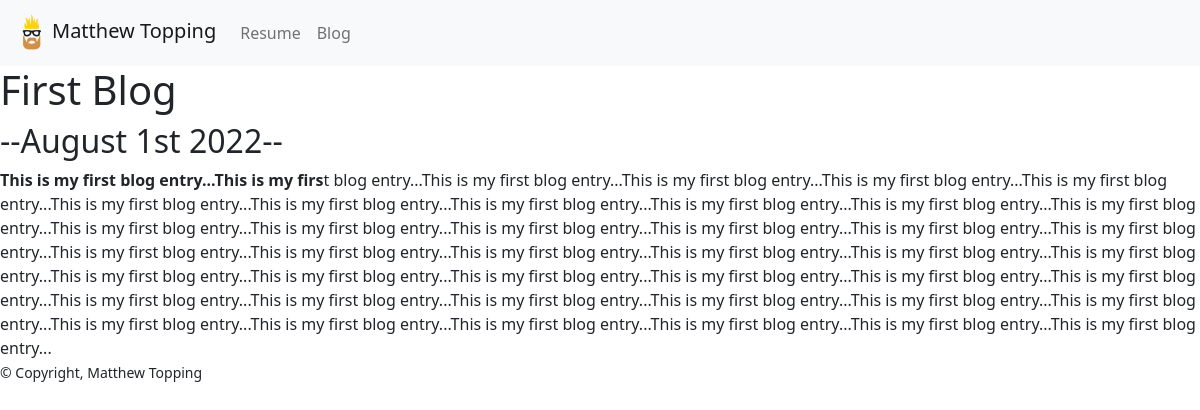
Page /blog/1/ on the committed database.
### blog/models.py (models this page shows, shortened)
class Blog(models.Model):
    title = models.CharField(max_length=200)
    date = models.DateField()
    description = models.TextField()

### blog/views.py (the view)
# urls.py: path('<int:blog_id>/', views.detail, name='detail'),
def detail(request, blog_id):
    blog = get_object_or_404(Blog, pk=blog_id)
    return render(request, 'blog/detail.html', {'blog': blog})

### blog/templates/blog/detail.html
{% extends 'portfolio/base.html' %}
{% load static %}
{% block body %}
<h1>{{ blog.title }}</h1>
<h2>--{{ blog.date|date:'F jS Y' }}--</h2>
{{ blog.description|safe }}
{% endblock body %}

### rows in the picture
Blog: title "First Blog", date "August 1st 2022", description "This is my first blog entry...This is my firs t blog entry...This is my first blog entry...This is my first blog entry...This is my first blog entry...This is my first blog entry...This is my first blog entry...This is my first blog entry...This is my first blog entry...This is my first blog entry...This is my first blog entry...This is my first blog entry...This is my first blog entry...This is my first blog entry...This is my first blog entry...This is my first blog entry...This is my first blog entry...This is my first blog entry...This is my first blog entry...This is my first blog entry...This is my first blog entry...This is my first blog entry...This is my first blog entry...This is…"
